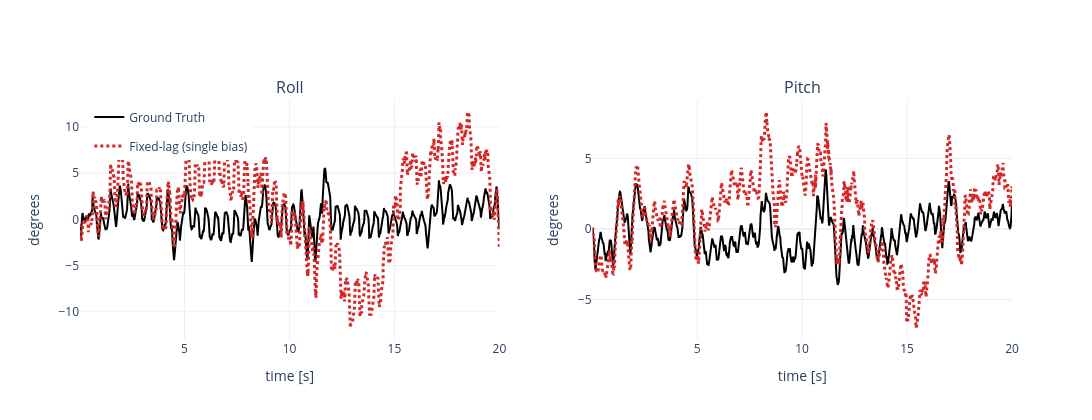

Notebook code cell kept with this figure:
### Code cell
fig = make_subplots(rows=1, cols=2, subplot_titles=("Roll", "Pitch"))

# Plot ground truth first (as reference)
if GROUND_TRUTH:
    gt_times = np.array([row["timestamp_s"] for row in GROUND_TRUTH])
    gt_rolls = np.rad2deg([row["roll"] for row in GROUND_TRUTH])
    gt_pitches = np.rad2deg([row["pitch"] for row in GROUND_TRUTH])
    gt_line = dict(color="black", width=2, dash="solid")
    fig.add_trace(go.Scatter(x=gt_times, y=gt_rolls, mode="lines", name="Ground Truth", 
                             line=gt_line, legendgroup="gt"), row=1, col=1)
    fig.add_trace(go.Scatter(x=gt_times, y=gt_pitches, mode="lines", name="Ground Truth", 
                             line=gt_line, legendgroup="gt", showlegend=False), row=1, col=2)

# Plot estimator results
for variant, result in DISPLAY_RESULTS.items():
    trajectory = result["trajectory"]
    times = np.array([row["timestamp_s"] for row in trajectory])
    rolls = np.rad2deg([row["roll"] for row in trajectory])
    pitches = np.rad2deg([row["pitch"] for row in trajectory])
    line = dict(color=COLORS[variant], width=3, dash=LINE_STYLES[variant])
    fig.add_trace(go.Scatter(x=times, y=rolls, mode="lines", name=LABELS[variant], line=line, legendgroup=variant), row=1, col=1)
    fig.add_trace(go.Scatter(x=times, y=pitches, mode="lines", name=LABELS[variant], line=line, legendgroup=variant, showlegend=False), row=1, col=2)

fig.update_xaxes(title_text="time [s]", row=1, col=1)
fig.update_xaxes(title_text="time [s]", row=1, col=2)
fig.update_yaxes(title_text="degrees", row=1, col=1)
fig.update_yaxes(title_text="degrees", row=1, col=2)
fig.update_layout(height=420, width=1100, template="plotly_white", legend=dict(x=0.01, y=0.99))
fig.show()

### Figure 1 — Plotly figure (JSON) as saved in the notebook; plotly's stock layout.template omitted (floating-point values rounded to 4 significant figures; data arrays with more than 128 entries replaced by an {"elided": "..."} marker saying what was removed)
{"data": [{"legendgroup": "gt", "line": {"color": "black", "dash": "solid", "width": 2}, "mode": "lines", "name": "Ground Truth", "type": "scatter", "x": {"elided": "1000 float values"}, "xaxis": "x", "y": {"elided": "1000 float values"}, "yaxis": "y"}, {"legendgroup": "gt", "line": {"color": "black", "dash": "solid", "width": 2}, "mode": "lines", "name": "Ground Truth", "showlegend": false, "type": "scatter", "x": {"elided": "1000 float values"}, "xaxis": "x2", "y": {"elided": "1000 float values"}, "yaxis": "y2"}, {"legendgroup": "fixed_lag_single_bias", "line": {"color": "#d62728", "dash": "dot", "width": 3}, "mode": "lines", "name": "Fixed-lag (single bias)", "type": "scatter", "x": {"elided": "1453 float values"}, "xaxis": "x", "y": {"elided": "1453 float values"}, "yaxis": "y"}, {"legendgroup": "fixed_lag_single_bias", "line": {"color": "#d62728", "dash": "dot", "width": 3}, "mode": "lines", "name": "Fixed-lag (single bias)", "showlegend": false, "type": "scatter", "x": {"elided": "1453 float values"}, "xaxis": "x2", "y": {"elided": "1453 float values"}, "yaxis": "y2"}], "layout": {"annotations": [{"font": {"size": 16}, "showarrow": false, "text": "Roll", "x": 0.225, "xanchor": "center", "xref": "paper", "y": 1, "yanchor": "bottom", "yref": "paper"}, {"font": {"size": 16}, "showarrow": false, "text": "Pitch", "x": 0.775, "xanchor": "center", "xref": "paper", "y": 1, "yanchor": "bottom", "yref": "paper"}], "height": 420, "legend": {"x": 0.01, "y": 0.99}, "width": 1100, "xaxis": {"anchor": "y", "domain": [0, 0.45], "title": {"text": "time [s]"}}, "xaxis2": {"anchor": "y2", "domain": [0.55, 1], "title": {"text": "time [s]"}}, "yaxis": {"anchor": "x", "domain": [0, 1], "title": {"text": "degrees"}}, "yaxis2": {"anchor": "x2", "domain": [0, 1], "title": {"text": "degrees"}}}}
